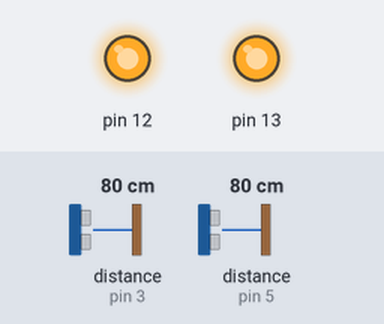
The sketch below on a simulated Arduino Uno, built with avr-gcc and run on an emulated ATmega328P. Shown: output pins drawn as LEDs (lit = HIGH). Wiring (inferred from the names in the program): 2 × ultrasonic range finder: trigger pin 2, echo pin 3 / trigger pin 4, echo pin 5. Inputs (shaded band) come from the test bench; at power-on: distance to the obstacle (sensors on pin 3, pin 5) 80 cm. The echo pulse lasts 58.3 µs per cm; pins used as bus, display or sensor lines are not drawn; what the sketch prints to the serial monitor is not drawn.

Above: at 0.1 s.
Timing chart, 0 to 1.6 s (numbered marks = the images above):
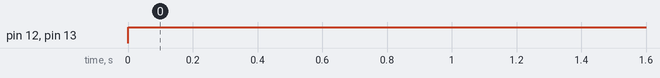

Measured:
- by itself, pin 12, pin 13: LOW → HIGH at 0.00 s

The sketch:

gesture__1_.ino
```cpp
const int trigger1 = 2;
const int echo1 = 3;
const int trigger2 = 4;
const int echo2 = 5;
long time_taken;
int dist,distL,distR;

void setup() {
Serial.begin(9600);

pinMode(trigger1, OUTPUT);
pinMode(echo1, INPUT);
pinMode(trigger2, OUTPUT);
pinMode(echo2, INPUT);
pinMode(13,OUTPUT);
pinMode(12,OUTPUT);

}

void calculate_distance(int trigger, int echo)
{
  digitalWrite(12,HIGH);
  digitalWrite(13,HIGH);
digitalWrite(trigger, LOW);
delayMicroseconds(2);
digitalWrite(trigger, HIGH);
delayMicroseconds(10);
digitalWrite(trigger, LOW);
time_taken = pulseIn(echo, HIGH);
dist= time_taken*0.034/2;
if (dist>50)
dist = 50;
}
void loop() {
  digitalWrite(12,HIGH);
  digitalWrite(13,HIGH);
calculate_distance(trigger1,echo1);
distL =dist;
calculate_distance(trigger2,echo2);
distR =dist;
Serial.println(distL);
delay(200);
Serial.println(distR);
}
```
